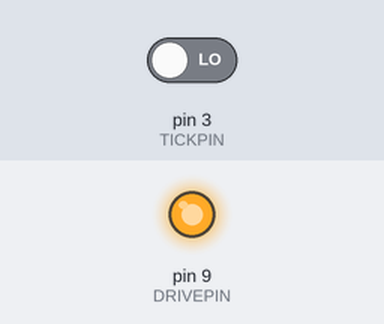
Simulated run of this sketch. Board: Arduino Mega 2560, built with avr-gcc and run on an emulated ATmega2560. On the bench: output pins drawn as LEDs (lit = HIGH). Inputs (shaded band) come from the test bench; at power-on: pin 3 (TICKPIN) LOW. What the sketch prints to the serial monitor is not drawn.

Above: at 0.2 s.
Timing chart, 0 to 1.7 s (numbered marks = the images above):
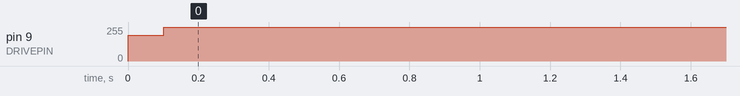

Measured:
- by itself, pin 9 (DRIVEPIN): 192/255 → 255/255 at 0.10 s

The sketch:

motor_regulator.ino
```cpp
#define TICKPIN 3
#define DRIVEPIN 9
#define TICKSPERSEC 400 // set speed here
#define MEGA 1000000 // microseconds in a second

volatile short stepCounter;
long dt;
long prevTime;
float powCoeff = 0.68 - (((float)TICKSPERSEC) / 2000);

void setup() {
  Serial.begin(9600);
  pinMode(TICKPIN, INPUT);
  attachInterrupt(digitalPinToInterrupt(TICKPIN), onTick, RISING);
  analogWrite(DRIVEPIN, powCoeff * TICKSPERSEC);
  prevTime = micros();
}

void loop() {
  stepCounter = 0;

  delay(100);

  Serial.print(stepCounter);
  Serial.print("\t");

  dt = -prevTime;
  prevTime = micros();
  dt += prevTime;
  Serial.print(dt);
  Serial.print("\t");

  powCoeff *= TICKSPERSEC * dt;
  powCoeff /= stepCounter * MEGA;
  if (powCoeff * TICKSPERSEC > 255)
  {
    powCoeff = (float)255 / TICKSPERSEC;
  }
  Serial.print(powCoeff, 4);
  Serial.print("\n");

  analogWrite(DRIVEPIN, powCoeff * TICKSPERSEC);
}

void onTick() {
  stepCounter++;
}
```
